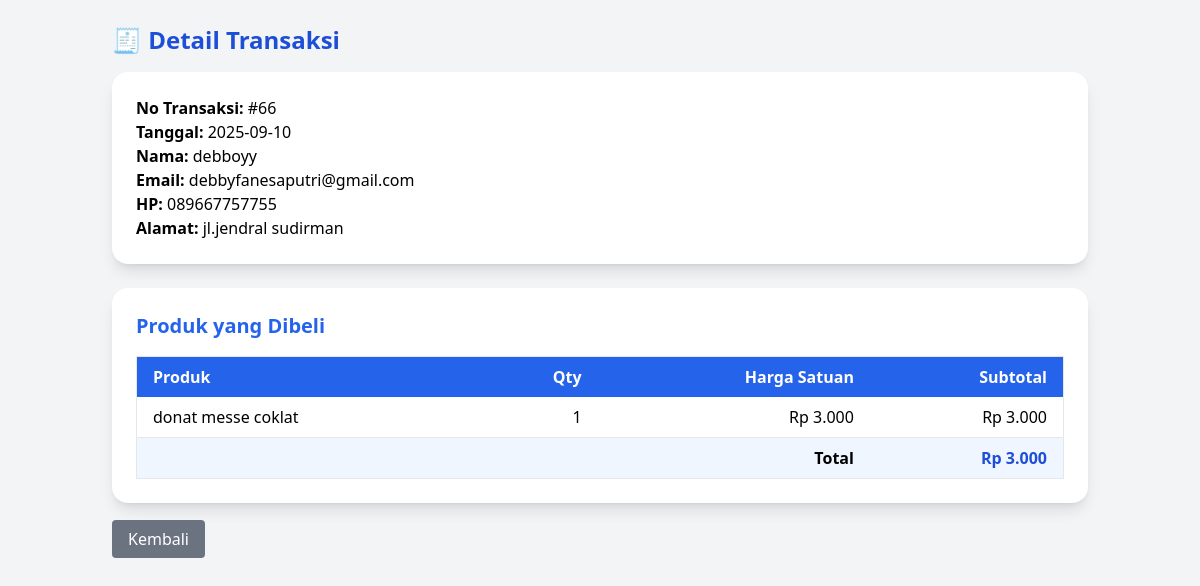
The page /detail_transaksi.php?id=66 (signed in) on the database its author committed.
### tables this page shows
CREATE TABLE `transaksi` (
  `id_transaksi` int NOT NULL,
  `id_pelanggan` int NOT NULL,
  `tanggal` date NOT NULL,
  `total_harga` int NOT NULL
);

CREATE TABLE `users` (
  `id` int NOT NULL,
  `nama` varchar(255) DEFAULT NULL,
  `email` varchar(255) DEFAULT NULL,
  `profile_picture` varchar(255) DEFAULT NULL,
  `username` varchar(255) DEFAULT NULL,
  `password` varchar(255) DEFAULT NULL,
  `hp` varchar(255) DEFAULT NULL,
  `alamat` varchar(255) DEFAULT NULL,
  `role` enum('admin','pelanggan') DEFAULT NULL
);

CREATE TABLE `detail_transaksi` (
  `id` int NOT NULL,
  `transaksi_id` int NOT NULL,
  `produk_id` int NOT NULL,
  `qty` int NOT NULL,
  `harga_satuan` int NOT NULL
);

CREATE TABLE `produk` (
  `id` int NOT NULL,
  `nama` varchar(255) DEFAULT NULL,
  `harga` int DEFAULT NULL,
  `stok` int DEFAULT NULL,
  `foto` text,
  `deskripsi` text,
  `id_kategori` int NOT NULL
);

### detail_transaksi.php (the view, shortened to what this page needs)
<?php
include 'config.php';
$id_transaksi = $_GET['id'] ?? 0;
$query = "
    SELECT t.id_transaksi, t.tanggal, t.total_harga,
           u.username, u.email, u.hp, u.alamat
    FROM transaksi t
    JOIN users u ON t.id_pelanggan = u.id
    WHERE t.id_transaksi = '$id_transaksi'
";
$transaksi = mysqli_fetch_assoc(mysqli_query($koneksi, $query));
$queryDetail = "
    SELECT d.qty, d.harga_satuan, p.nama
    FROM detail_transaksi d
    JOIN produk p ON d.produk_id = p.id
    WHERE d.transaksi_id = '$id_transaksi'
";
$details = mysqli_query($koneksi, $queryDetail);
?>
<!DOCTYPE html>
<html lang="id">
<head>
    <script src="https://cdn.tailwindcss.com"></script>
</head>
<body class="bg-gray-100 font-sans">
<div class="container mx-auto p-6">
    <h1 class="text-2xl font-bold text-blue-700 mb-4">🧾 Detail Transaksi</h1>
    <div class="bg-white shadow-lg rounded-2xl p-6 mb-6">
        <p><b>No Transaksi:</b> #<?= $transaksi['id_transaksi'] ?></p>
        <p><b>Tanggal:</b> <?= $transaksi['tanggal'] ?></p>
        <p><b>Nama:</b> <?= htmlspecialchars($transaksi['username']) ?></p>
        <p><b>Email:</b> <?= htmlspecialchars($transaksi['email']) ?></p>
        <p><b>HP:</b> <?= htmlspecialchars($transaksi['hp']) ?></p>
        <p><b>Alamat:</b> <?= htmlspecialchars($transaksi['alamat']) ?></p>
    </div>
    <div class="bg-white shadow-lg rounded-2xl p-6">
        <h2 class="text-xl font-semibold text-blue-600 mb-4">Produk yang Dibeli</h2>
        <table class="w-full border border-gray-200">
            <thead class="bg-blue-600 text-white">
                <tr>
                    <th class="py-2 px-4 text-left">Produk</th>
                    <th class="py-2 px-4 text-right">Qty</th>
                    <th class="py-2 px-4 text-right">Harga Satuan</th>
                    <th class="py-2 px-4 text-right">Subtotal</th>
                </tr>
            </thead>
            <tbody>
                <?php while ($row = mysqli_fetch_assoc($details)): ?>
                    <tr class="border-b">
                        <td class="py-2 px-4"><?= htmlspecialchars($row['nama']) ?></td>
                        <td class="py-2 px-4 text-right"><?= $row['qty'] ?></td>
                        <td class="py-2 px-4 text-right">Rp <?= number_format($row['harga_satuan'], 0, ',', '.') ?></td>
                        <td class="py-2 px-4 text-right">Rp <?= number_format($row['harga_satuan'] * $row['qty'], 0, ',', '.') ?></td>
                    </tr>
                <?php endwhile; ?>
                <tr class="font-bold bg-blue-50">
                    <td colspan="3" class="py-2 px-4 text-right">Total</td>
                    <td class="py-2 px-4 text-right text-blue-700">
                        Rp <?= number_format($transaksi['total_harga'], 0, ',', '.') ?>
                    </td>
                </tr>
            </tbody>
        </table>
    </div>
    <div class="mt-6">
        <a href="riwayat_transaksi_admin.php"
           class="bg-gray-500 text-white px-4 py-2 rounded hover:bg-gray-600">Kembali</a>
    </div>
</div>
</body>
</html>

### rows shown on the page
transaksi: id_transaksi "66", tanggal "2025-09-10", id_pelanggan.username "debboyy", id_pelanggan.email "debbyfanesaputri@gmail.com", id_pelanggan.hp "089667757755", id_pelanggan.alamat "jl.jendral sudirman", total_harga "3.000"
detail_transaksi: produk.nama "donat messe coklat", qty "1", harga_satuan "3.000", $row['harga_satuan'] * $row['qty'] "3.000"
